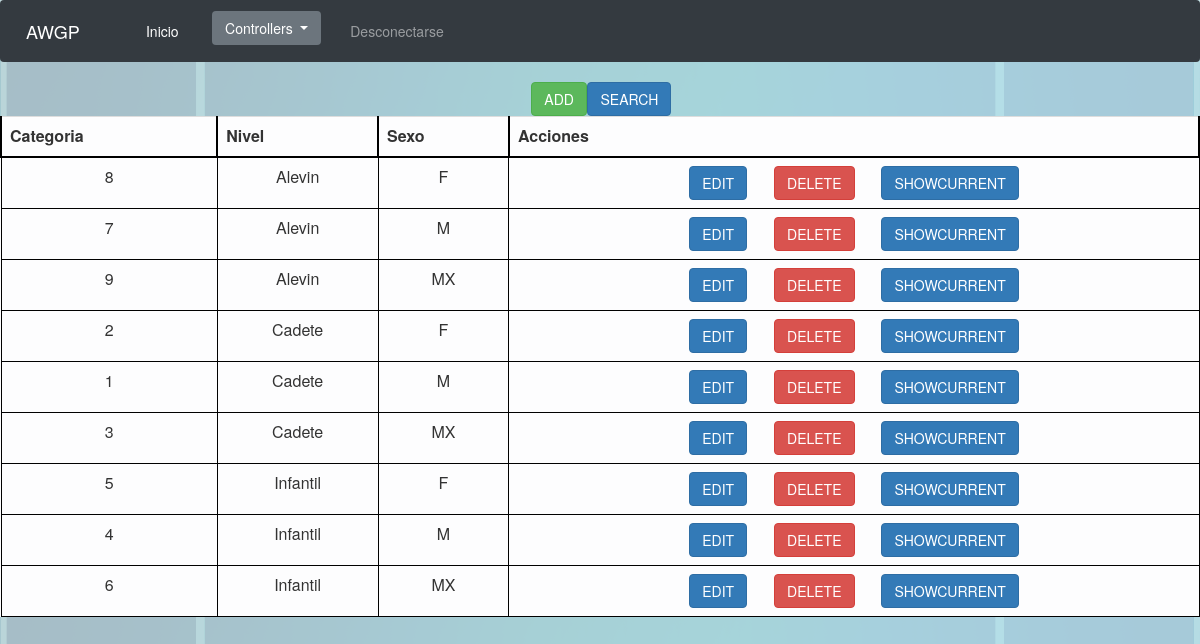
/Controllers/Controller_Categoria.php (signed in), run on the app's committed database.
### tables this page shows
CREATE TABLE IF NOT EXISTS `Categoria` (
  `Categoria` INT NOT NULL AUTO_INCREMENT,
  `Nivel` VARCHAR(45) NOT NULL,
  `Sexo` VARCHAR(45) NOT NULL,
  PRIMARY KEY (`Categoria`),
  CONSTRAINT `NivelySexoUnicos` 
    UNIQUE(`Nivel`, `Sexo`));

### Views/Categoria/Categoria_SHOWALL.php (called while the page is built)
<?php
include '../Views/base/SHOWALL.php';
class Categoria_SHOWALL extends SHOWALL{
	function __construct($respuesta){
		$this->controlador = 'Controller_Categoria.php';
		$this->resultado = $respuesta;
		$this->toString();
	}
}
?>

### Modelos/Categoria.php (called while the page is built, shortened)
<?php
class Categoria
{
  var $mysqli;
	function __construct($Categoria,$Nivel,$Sexo)
  {
  			include_once '../Functions/ConectarBD.php';
    $this->mysqli = ConectarBD();
	}
  function SHOWALL(){
    $sql = "SELECT * FROM Categoria";
    $resultado = $this->mysqli->query($sql);
    if(!$resultado){
      return 'No se ha podido conectar con la BD';
    }else{
      return $resultado;
    }
  }
}
?>

### Functions/ConectarBD.php (called while the page is built, shortened)
<?php
function ConectarBD()
	{
	    $mysqli = new mysqli("localhost", "AWGPusr", "AWGPass", "awgp");
		return $mysqli;
	}
?>

### Views/base/SHOWALL.php (the view, shortened to what this page needs)
<?php
class SHOWALL{
	var $showEdit = true;
	var $showDelete = true;
	var $showShowcurrent = true;
	var $showAdd = true;
	var $showSearch = true;
	var $showAcciones = true;
	var $controlador;
	var $acciones = 'Acciones';
	var $resultado;
	function toString(){
		include '../Views/base/header.php';
		echo '<table align="center">';
			echo "<form id='AnadirBuscar' method='GET' action='"; echo $this->controlador; echo "'>";
			echo '<tr class="filaInvisible">';
				if($this->showAdd){
					echo '<td class="celdaInvisible">';
					echo "<input class='btn btn-success' type='submit' name='submit' value='ADD'/>";
					echo '</td>';
				}
				if($this->showSearch){
					echo '<td class="celdaInvisible">';
					echo "<input class='btn btn-primary' type='submit' name='submit' value='SEARCH'/>";
					echo '</td>';
				}
			echo '</tr>';
			echo '</form>';
		echo '</table>';
		echo '<table class="table table-light">';
			echo '<tr class="fila">';
				while($tituloColumna = $this->resultado->fetch_field()){
					echo '<th class="tituloColumna">';
						echo $tituloColumna->name;
					echo '</th>';
				}
				if($this->showAcciones){
					echo '<th class="tituloColumna">';
					echo $this->acciones;
					echo '</th>';
				}
			echo '</tr>';
			$num = 0;
			while($fila = $this->resultado->fetch_row()){
				echo "<form id='formularioOpcion"; echo $num; echo "' method='GET' action='"; echo $this->controlador; echo "'>";
				echo '<tr class="fila">';
				for($i = 0; $i < sizeof($fila); $i++){
					echo '<td class="celda">';
					echo $fila[$i];
					echo '</td>';
				}
				if($this->showAcciones){
					echo '<td class="celda">';
						if($this->showEdit){
							echo "<input class='btn btn-primary' type='submit' name='submit' value='EDIT'/>";
						}
						if($this->showDelete){
							echo "<input class='btn btn-danger' type='submit' name='submit' value='DELETE'/>";
						}
						if($this->showShowcurrent){
							echo "<input class='btn btn-primary' type='submit' name='submit' value='SHOWCURRENT'/>";
						}
					echo '</td>';
				}
				echo '</tr>';
				echo '</form>';
				$num++;
			}
		echo '</table>';
		include '../Views/base/footer.php';
	}
}
?>

### Controllers/Controller_Categoria.php (shortened to what this page needs)
<?php
	include '../Modelos/Categoria.php';
	include '../Views/Categoria/Categoria_SHOWALL.php';
switch ($_REQUEST['submit']){
	case 'SHOWALL':
		$Categoria = new Categoria('','','');
		$respuesta = $Categoria->SHOWALL();
		new Categoria_SHOWALL($respuesta, '','','');
		break;
}
?>

### Views/base/header.php (shortened to what this page needs)
	<link href="/css/style.css" type="text/css" rel="stylesheet"  media="(min-width:380px)">
	<link rel="stylesheet" href="https://stackpath.bootstrapcdn.com/bootstrap/4.1.3/css/bootstrap.min.css">
	<link rel="stylesheet" type="text/css" href="//netdna.bootstrapcdn.com/bootstrap/3.1.1/css/bootstrap.min.css">
	<html>
		<header>
			<nav class="navbar navbar-expand-lg navbar-dark bg-dark">
				<a class="navbar-brand" href="#">AWGP</a>
				<div class="collapse navbar-collapse" id="navbarColor01">
				  <ul class="navbar-nav mr-auto">
					<li class="nav-item active">
					  <a class="nav-link" href="../index.php">Inicio<span class="sr-only">(current)</span></a>
					</li>
	<?php
	if(isset($_SESSION['rolAdmin']) && $_SESSION['rolAdmin']){
		?>
			<li class="nav-item">
				<div class="dropdown nav-link">
				  <button class="btn btn-secondary dropdown-toggle" type="button" id="dropdownMenuButton" data-toggle="dropdown" aria-haspopup="true" aria-expanded="false" style="vertical-align: middle">
					Controllers
				  </button>
				</div>
			</li>
			<li class="nav-item">
			  <a class="nav-link" href="../Functions/Desconectar.php">Desconectarse</a>
			</li>
		<?php
	}else if(isset($_SESSION['DNI'])){
		?>
			<li class="nav-item">
			  <a class="nav-link text-nowrap" href="../Controllers/Controller_Reserva.php">Reservar pista</a>
			</li>
			<li class="nav-item">
			  <a class="nav-link text-nowrap" href="../Controllers/Controller_Reserva.php?submit=VERRESERVAS">Mis reservas</a>
			</li>
			<li class="nav-item">
			  <a class="nav-link text-nowrap" href="../Controllers/Controller_Pareja.php">Mis parejas</a>
			</li>
			<li class="nav-item">
			  <a class="nav-link text-nowrap" href="../Controllers/Controller_Deportista.php?submit=PERFIL">Mi perfil</a>
			</li>
			<li class="nav-item">
			  <a class="nav-link text-nowrap" href="../Controllers/Controller_Pareja.php?submit=ESCOGERPAREJA">Inscribirse a un campeonato</a>
			</li>
			<li class="nav-item">
			  <a class="nav-link text-nowrap" href="../Controllers/Controller_Clase.php?submit=MISCLASES">Ver clases</a>
			</li>
			<li class="nav-item">
			  <a class="nav-link text-nowrap" href="../Controllers/Controller_Clase.php?submit=APUNTARSE">Apuntarse a clases</a>
			</li>
			<?php
			if(isset($_SESSION['rolEntrenador']) && $_SESSION['rolEntrenador']){
				?>
				<li class="nav-item">
				  <a class="nav-link text-nowrap" href="../Controllers/Controller_Clase.php">Agenda de clases</a>
				</li>
				<?php
			}
			?>
			<li class="nav-item">
			  <a class="nav-link text-nowrap" href="../Functions/Desconectar.php">Desconectarse</a>
			</li>
		<?php
	}else{
	}
?>
		  </ul>
		</div>
	</nav>
</header>
<body>

### Views/base/footer.php (shortened to what this page needs)
	</body>
</html>

### css/style.css (style rules this page uses)
.btn { margin-left: 2%; margin-right: 2%; }
.nav-item { margin-left: 8%; }
html { font: Arial; }
body { background-image: url(../img/padel.png); background-size: contain; }
th { text-align: center; }
.tituloColumna { border-top: 2px solid black; border-right: 2px solid black; border-left: 2px solid black; border-bottom: 2px solid black; }
.celda { text-align: center; border: 1px solid black; padding-top: 3; padding-bottom: 3; padding-left: 10; padding-right: 10; }

### data on the page
categoria: Categoria "8", Nivel "Alevin", Sexo "F"
categoria: Categoria "7", Nivel "Alevin", Sexo "M"
categoria: Categoria "9", Nivel "Alevin", Sexo "MX"
categoria: Categoria "2", Nivel "Cadete", Sexo "F"
categoria: Categoria "1", Nivel "Cadete", Sexo "M"
categoria: Categoria "3", Nivel "Cadete", Sexo "MX"
categoria: Categoria "5", Nivel "Infantil", Sexo "F"
categoria: Categoria "4", Nivel "Infantil", Sexo "M"
categoria: Categoria "6", Nivel "Infantil", Sexo "MX"

### other printed values
$tituloColumna->name "Categoria"
$tituloColumna->name "Nivel"
$tituloColumna->name "Sexo"
$this->acciones "Acciones"
